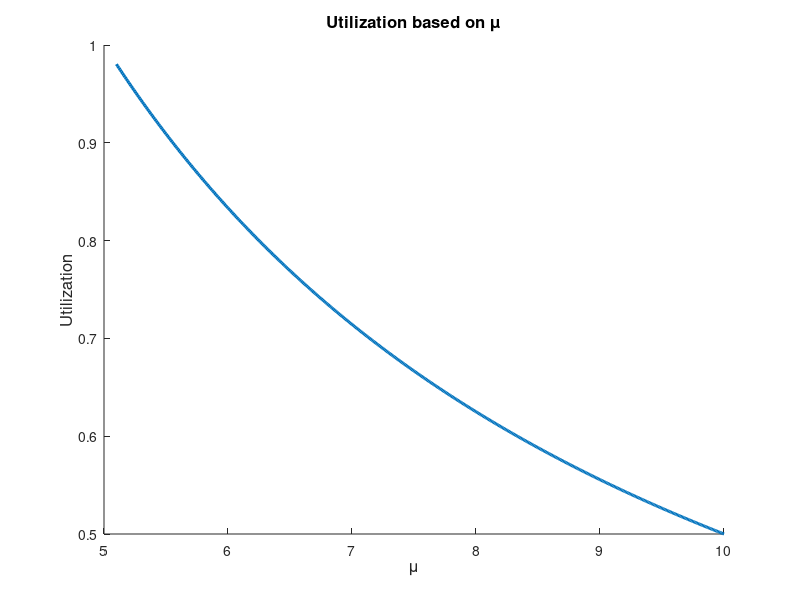
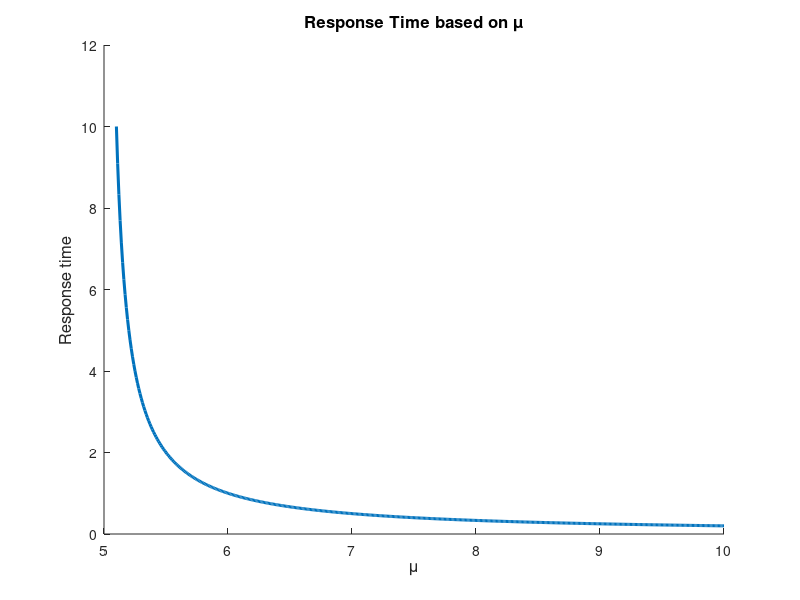
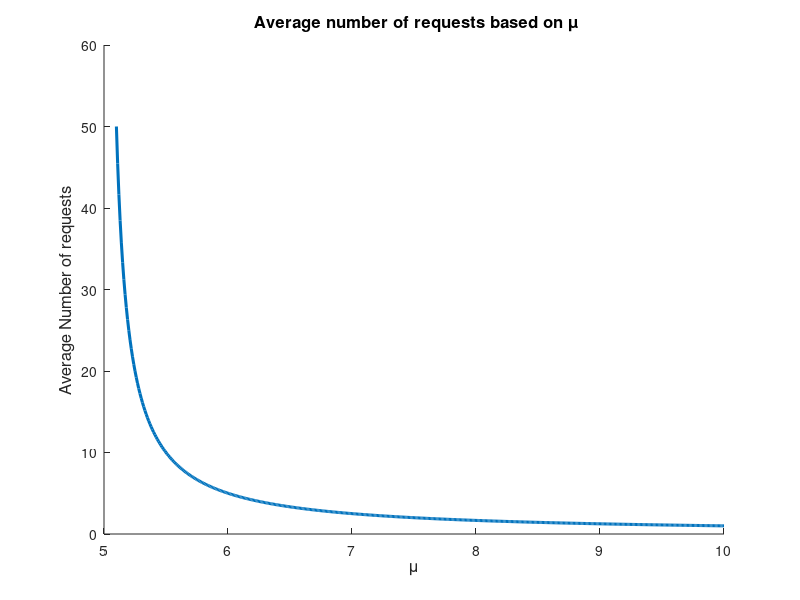
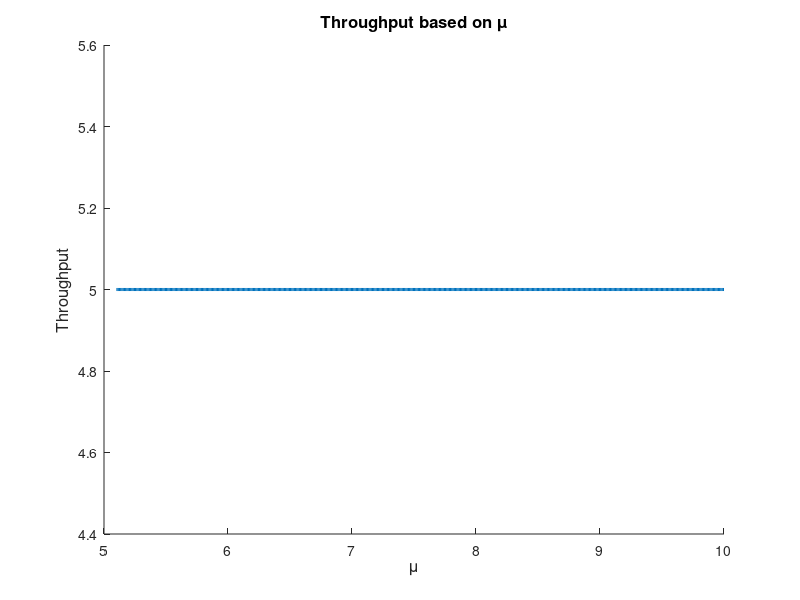

Source code (MATLAB) for these figures, in order:
pkg load statistics
pkg load queueing

clc;
clear all;
close all;
# M/M/1
# (b)
lambda = 5
U=[0,500]; #utiliaztion 
R=[0,500]; #server responce time
Q=[0,500]; #average number of requests
X=[0,500]; #server throughput

mu = [5.1:0.01:10];
display(mu)
for i=1:columns(mu)
    [U(i),R(i),Q(i),X(i)] = qsmm1(lambda, mu(i));
endfor
# Utiliaztion
figure(1);
hold on;
plot(mu,U,"linewidth",2.2);
title("Utilization based on \\mu","fontsize",12);
xlabel("\\mu","fontsize",12);
ylabel("Utilization","fontsize",12);
saveas (1, "figures/figure1.png")
hold off;
# Server responce time
figure(2);
hold on;
plot(mu,R,"linewidth",2.2);
title("Response Time based on \\mu","fontsize",12);
xlabel("\\mu","fontsize",12);
ylabel("Response time","fontsize",12);
saveas (2, "figures/figure2.png")
hold off;
# Average number of requests
figure(3);
hold on;
plot(mu,Q,"linewidth",2.2);
title(" Average number of requests based on \\mu","fontsize",12);
xlabel("\\mu","fontsize",12);
ylabel("Average Number of requests","fontsize",12);
saveas (3, "figures/figure3.png")
hold off;
# Server throughput
figure(4);
hold on;
plot(mu,X,"linewidth",2.2);
title("Throughput based on \\mu","fontsize",12);
xlabel("\\mu","fontsize",12);
ylabel("Throughput","fontsize",12);
saveas (4, "figures/figure4.png")
hold off;

clc;
clear all;
close all;
exit;